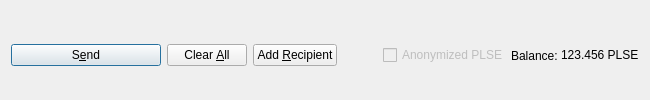
         <widget class="QFrame" name="frame_Send">
          <layout class="QHBoxLayout" name="horizontalLayout">
           <property name="bottomMargin">
            <number>0</number>
           </property>
           <item>
            <widget class="QPushButton" name="sendButton">
             <property name="minimumSize">
              <size>
               <width>150</width>
               <height>0</height>
              </size>
             </property>
             <property name="toolTip">
              <string>Confirm the send action</string>
             </property>
             <property name="text">
              <string>S&amp;end</string>
             </property>
             <property name="icon">
              <iconset resource="../pulse.qrc">
               <normaloff>:/icons/send</normaloff>:/icons/send</iconset>
             </property>
             <property name="autoDefault">
              <bool>false</bool>
             </property>
             <property name="default">
              <bool>true</bool>
             </property>
            </widget>
           </item>
           <item>
            <widget class="QPushButton" name="clearButton">
             <property name="sizePolicy">
              <sizepolicy hsizetype="Minimum" vsizetype="Fixed">
               <horstretch>0</horstretch>
               <verstretch>0</verstretch>
              </sizepolicy>
             </property>
             <property name="toolTip">
              <string>Clear all fields of the form.</string>
             </property>
             <property name="text">
              <string>Clear &amp;All</string>
             </property>
             <property name="icon">
              <iconset resource="../pulse.qrc">
               <normaloff>:/icons/remove</normaloff>:/icons/remove</iconset>
             </property>
             <property name="autoDefault">
              <bool>false</bool>
             </property>
            </widget>
           </item>
           <item>
            <widget class="QPushButton" name="addButton">
             <property name="toolTip">
              <string>Send to multiple recipients at once</string>
             </property>
             <property name="text">
              <string>Add &amp;Recipient</string>
             </property>
             <property name="icon">
              <iconset resource="../pulse.qrc">
               <normaloff>:/icons/add</normaloff>:/icons/add</iconset>
             </property>
             <property name="autoDefault">
              <bool>false</bool>
             </property>
            </widget>
           </item>
           <item>
            <spacer name="horizontalSpacer">
             <property name="orientation">
              <enum>Qt::Horizontal</enum>
             </property>
             <property name="sizeHint" stdset="0">
              <size>
               <width>40</width>
               <height>20</height>
              </size>
             </property>
            </spacer>
           </item>
           <item>
            <layout class="QHBoxLayout" name="horizontalLayout_2">
             <property name="spacing">
              <number>3</number>
             </property>
             <item>
              <widget class="QCheckBox" name="checkzPLSE">
               <property name="enabled">
                <bool>false</bool>
               </property>
               <property name="text">
                <string>Anonymized PLSE</string>
               </property>
              </widget>
             </item>
             <item>
              <widget class="QLabel" name="label">
               <property name="text">
                <string>Balance:</string>
               </property>
              </widget>
             </item>
             <item>
              <widget class="QLabel" name="labelBalance">
               <property name="sizePolicy">
                <sizepolicy hsizetype="Preferred" vsizetype="Fixed">
                 <horstretch>0</horstretch>
                 <verstretch>0</verstretch>
                </sizepolicy>
               </property>
               <property name="cursor">
                <cursorShape>IBeamCursor</cursorShape>
               </property>
               <property name="text">
                <string notr="true">123.456 PLSE</string>
               </property>
               <property name="textInteractionFlags">
                <set>Qt::LinksAccessibleByMouse|Qt::TextSelectableByKeyboard|Qt::TextSelectableByMouse</set>
               </property>
              </widget>
             </item>
            </layout>
           </item>
          </layout>
         </widget>
